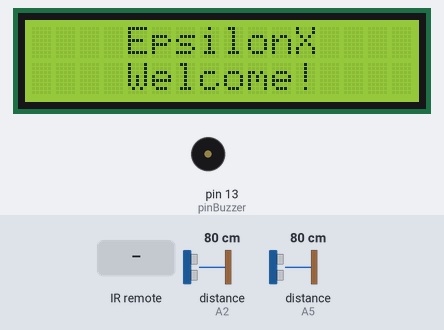
This sketch was run on a simulated Arduino Uno, built with avr-gcc and run on an emulated ATmega328P. On the bench: 16×2 character LCD, buzzer (waves = sounding). The test bench sets the inputs (shaded band); at power-on: distance to the obstacle (sensors on A2, A5) 80 cm. The echo pulse lasts 58.3 µs per cm; what the sketch prints to the serial monitor is not drawn.

Above: at 1.2 s.
1.3 s: infrared code 0x8CE1E3FF received
At 1.95 s:
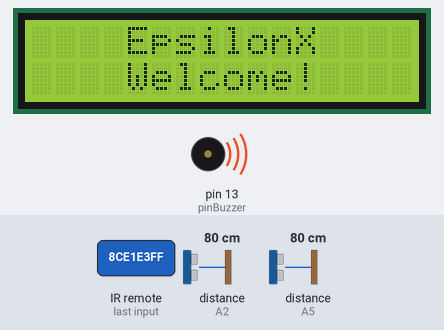
At 2.4 s:
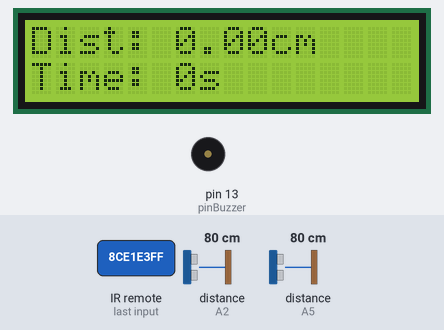
3.5 s: infrared code 0x8CE1E3FF received
At 3.94 s:
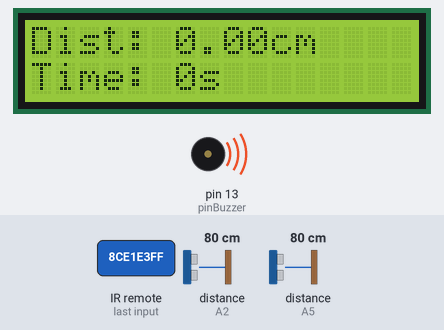
Timing chart, 0 to 6.5 s (numbered marks = the images above; inputs shaded):
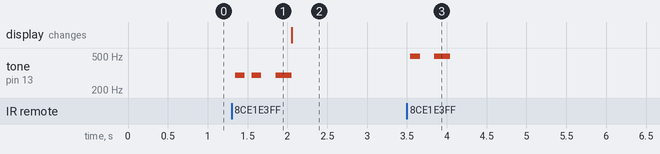

The sketch:

EpsilonUno.ino
```cpp
#include <Chrono.h>
#include <LiquidCrystal.h> //申明1602液晶的函数库
#include <IRremote.h>

int Echo[2] = {A5, A2};
int Trig[2] = {A4, A3};

// Tracking Declare
Chrono myChrono;
long trackingTime = 0;
long preTime = 0;
int key = 1;
int minTime = 0;

//4数据口模式连线声明 LiquidCrystal(rs, rw, enable, d4, d5, d6, d7)
LiquidCrystal lcd(3, 4, 5, 6, 7, 8, 9);

// IR model changer
int model = -1;
int pinBuzzer = 13;
char _direction = '8';

/*
// IR controler declare
long unsigned int trackingMode[2] = {0x00FF6897, 0xC101E57B}; //按键0
long unsigned int  run_car[2] = {0x00FF18E7, 0x3D9AE3F7};     //按键2
long unsigned int  back_car[2] = {0x00FF4AB5, 0x1BC0157B};    //按键8
long unsigned int  left_car[2] = {0x00FF10EF, 0x8C22657B};    //按键4
long unsigned int  right_car[2] = {0x00FF5AA5, 0x0449E79F};   //按键6
long unsigned int  stop_car[2] = {0x00FF38C7, 0x488F3CBB};    /=/按键5
long unsigned int  left_turn[2] = {0x00FF30CF, 0x9716BE3F};   //按键1
long unsigned int  right_turn[2] = {0x00FF7A85, 0x6182021B};  //按键3
long unsigned int  plusSpeed[2] = {0x00FFA857, 0xA3C8EDDB};   //按键+
long unsigned int  subSpeed[2] = {0x00FFE01F, 0xF076C13B};    //按键-
long unsigned int  dance1[2] = {0x000FFA25, 0xE318261B};      //按键CH-
long unsigned int  dance2[2] = {0x00FF629D, 0x00511DBB};      //按键CH
*/


// long unsigned int trackingMode[2] = {0xa11, 0x8CE1E3FF}; // 跟踪模式
// long unsigned int remoteMode[2] = {0xa00, 0x5698051A}; // 遥控模式

long unsigned int changeMode[2] = {0xa11, 0x8CE1E3FF}; // 跟踪模式
long unsigned int  run_car[2] = {0xa02, 0xC69F7130};     //按键2
long unsigned int  back_car[6] = {0xa08,0xa07,0xa09,0xE779C90, 0xD2A35121, 0xE779C93};    //按键8
long unsigned int  left_car[2] = {0xa04, 0xAEA0D9DC};    //按键4
long unsigned int  right_car[2] = {0xa06, 0xD2A35120};   //按键6
long unsigned int  stop_car[2] = {0xa05, 0xAEA0D9DF};    //按键5
long unsigned int  left_turn[2] = {0xa01, 0x56980519};   //按键1
long unsigned int  right_turn[2] = {0xa03, 0xC69F7131};  //按键3


// Show Distance and Time
int RECV_PIN = 11;
IRrecv irrecv(RECV_PIN);
decode_results results;
long preDistance = 0;
long temp = 0;

int Distance_test(int i) // 量出前方距离
{

  digitalWrite(Trig[i], LOW); // 给触发脚低电平2μs
  delayMicroseconds(2);
  digitalWrite(Trig[i], HIGH); // 给触发脚高电平10μs，这里至少是10μs
  delayMicroseconds(10);
  digitalWrite(Trig[i], LOW);               // 持续给触发脚低电
  float Fdistance = pulseIn(Echo[i], HIGH); // 读取高电平时间(单位：微秒)
  Fdistance = Fdistance / 58;               //为什么除以58等于厘米，  Y米=（X秒*344）/2
  // X秒=（ 2*Y米）/344 ==》X秒=0.0058*Y米 ==》厘米=微秒/58
  return Fdistance;
}

void newtone(byte tonePin, int frequency, int duration)
{
  int period = 1000000L / frequency;
  int pulse = period / 2;
  for (long i = 0; i < duration * 1000L; i += period)
  {
    digitalWrite(tonePin, HIGH);
    delayMicroseconds(pulse);
    digitalWrite(tonePin, LOW);
    delayMicroseconds(pulse);
  }
}

void setup()
{

  Serial.begin(4800);

  preTime = millis();

  irrecv.enableIRIn(); // Start the receiver

  lcd.begin(16, 2); //初始化1602液晶工作模式
                    //定义1602液晶显示范围为2行16列字符

  pinMode(Echo[0], INPUT);  // 定义超声波输入脚
  pinMode(Trig[0], OUTPUT); // 定义超声波输出脚
  pinMode(Echo[1], INPUT);  // 定义超声波输入脚
  pinMode(Trig[1], OUTPUT); // 定义超声波输出脚

  pinMode(pinBuzzer, OUTPUT);

  lcd.setCursor(4, 0); //光标定位到第一行
  lcd.print("EpsilonX");
  lcd.setCursor(4, 1); //光标定位到第一行
  lcd.print("Welcome!");

}

void loop()
{

  /************************************************************************
模式更改
************************************************************************/

  if (irrecv.decode(&results))
  {
    temp = results.value;
    if (temp == changeMode[0] || temp == changeMode[1]){
      model *= -1;


      // 三声 追踪模式
      if (model == 1)
      {
        changeMode[0] = 0xa11;
        changeMode[1] = 0x8CE1E3FF;
        newtone(pinBuzzer, 300, 100);
        delay(100);
        newtone(pinBuzzer, 300, 100);
        delay(200);
        newtone(pinBuzzer, 300, 200);
        lcd.clear();
      }

      // 两声 遥控模式
      else
      {
        changeMode[0] = 0xa00;
        changeMode[1] = 0x5698051A;
        _direction = '8';
        newtone(pinBuzzer, 500, 100);
        delay(200);
        newtone(pinBuzzer, 500, 200);
      }
      }

    irrecv.resume(); // Receive the next value
  }
  else
  {
    temp = 0;
  }

  /************************************************************************
跟踪模式
************************************************************************/

  if (model == 1)
  {

    if (temp == -1 && key == 1)
    {
      preTime = millis();
      key = 0;
    }
    else if (temp == -1 && key == 0)
    {
      trackingTime += millis() - preTime;
      preTime = millis();
    }
    /************************************************************************
    // LcdShow Begin
    ************************************************************************/
    if (trackingTime / 1000 == 30)
    {
      minTime += 1;
      trackingTime -= 30000;
    }

    lcd.home(); //光标定位到第一行
    lcd.print("Dist: ");
    lcd.print((trackingTime / 1000 + minTime * 60) * 16.18);
    lcd.print("cm");

    lcd.setCursor(0, 2); //光标定位到第二行
    lcd.print("Time: ");

    if (minTime > 1)
    {
      lcd.print(minTime / 2);
      lcd.print("min ");
    }
    lcd.print((minTime % 2) * 30 + trackingTime / 1000);
    lcd.print("s");

    // LcdShow End

    int leftBarrier = Distance_test(0);
    int rightBarrier = Distance_test(1);
    /*
       if((leftBarrier < 40 && leftBarrier > 20)|| (rightBarrier < 40 && rightBarrier > 20)){
        Serial.write('2);  // Slow
        Serial.print('2);  // Slow
      }
  */

  /*
    if (leftBarrier < 14 || rightBarrier < 14)
    {
      Serial.print('2'); // Circle
    }

    else
    {
      Serial.print('3'); // Circle
    }
    */

    Serial.print('3'); // Circle
  }


  /************************************************************************
遥控模式
************************************************************************/

  else
  {
    key = 1;

    if (temp == run_car[0] || temp == run_car[1])
    {
      _direction = '7';
    }
    else if (temp == stop_car[0] || temp == stop_car[1])
    {
      _direction = '8';
    }
    else if (temp == back_car[0] || temp == back_car[1] || temp == back_car[2] || temp == back_car[3] || temp == back_car[4] || temp == back_car[5])
    {
      _direction = '6';
    }
    else if (temp == left_car[0] || temp == left_car[1])
    {
      _direction = '5';
    }
    else if (temp == right_car[0] || temp == right_car[1])
    {
      _direction = '4';
    }
    else if (temp == left_turn[0] || temp == left_turn[1])
    {
      _direction = '9';
    }
    else if (temp == right_turn[0] || temp == right_turn[1])
    {
      _direction = 'a';
    }

    Serial.print(_direction);


  }
}
```

Measured:
- after the input at 1.3 s, tone on pin 13 (pinBuzzer): plays 298 Hz for 0.12 s, 299 Hz for 0.12 s, 299 Hz for 0.20 s, starting after 0.05 s
- after the input at 3.5 s, tone on pin 13 (pinBuzzer): silent → 498 Hz at once, → silent 0.12 s later, → 498 Hz 0.18 s later, → silent 0.20 s later
